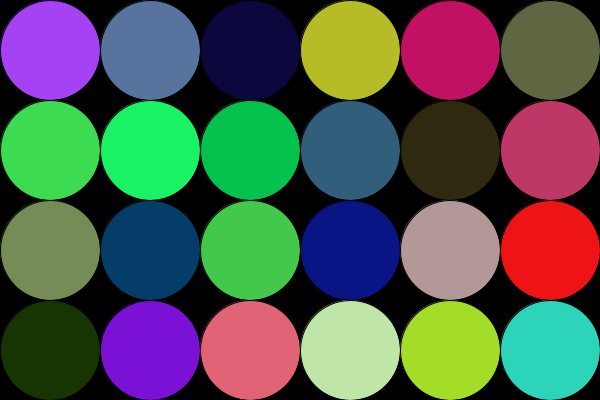
Frame 1 (no input)
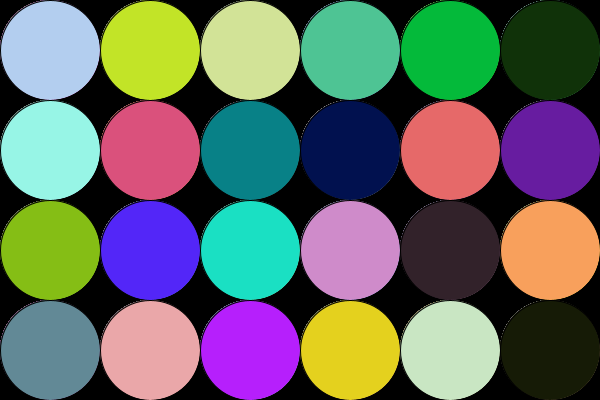
Frame 60 (the mouse pressed at the canvas centre just before this capture)
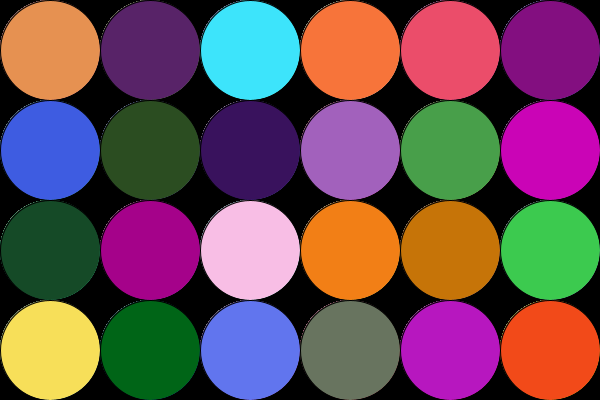
Frame 120 (the mouse held since frame 60 and released just before this capture)

The Processing sketch that drew these frames (run headless with seeded random() and noise(); from frame 60 on, the mouse is pressed at the canvas centre):

// Processing sketch: processing_110425
// ── processing_110425.pde

void setup(){
  size(600, 400);
  background(0);
  stroke(0);
  fill(255);
  smooth(1);
  frameRate(4);
}

void draw(){
  for(int x = 50; x < 600; x += 100){
    for(int y = 50; y < 400; y += 100){
      int r = (int)random(256);
      int g = (int)random(256);
      int b = (int)random(256);
      fill(r,g,b);
      ellipse(x, y, 100, 100);
    }
  }
}
